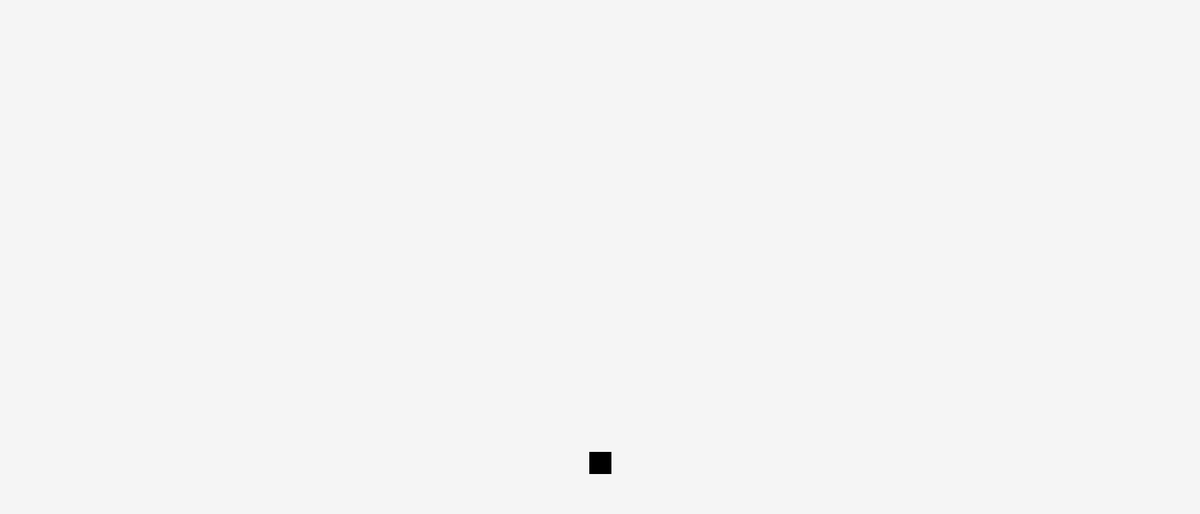
Frame 1 (no input)
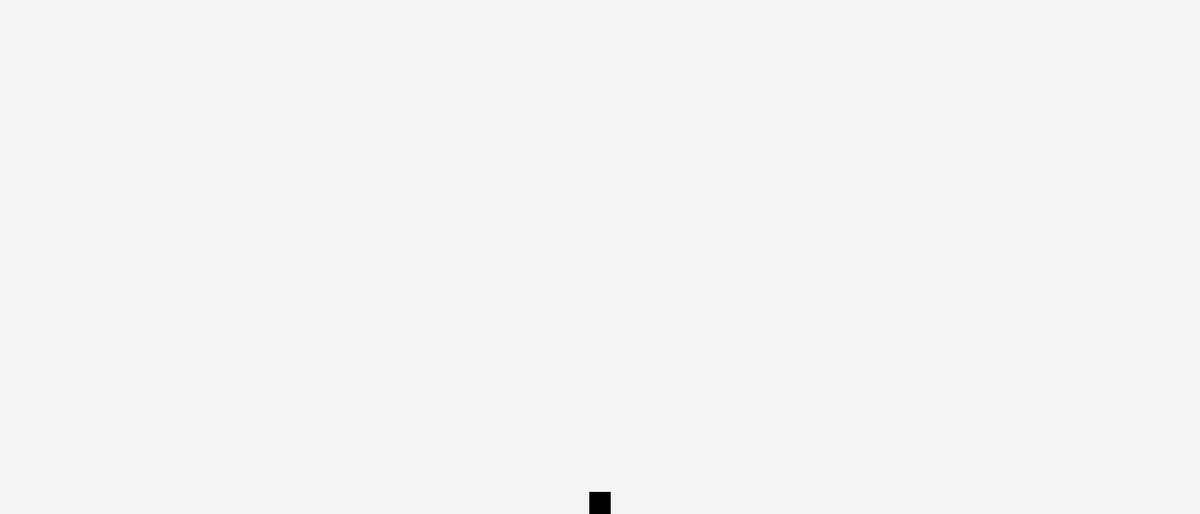
Frame 60 (the mouse pressed at the canvas centre just before this capture)
Frame 120 (the mouse held since frame 60 and released just before this capture): identical to frame 60, image omitted

The Processing sketch that drew these frames (run headless with seeded random() and noise(); from frame 60 on, the mouse is pressed at the canvas centre):

// Processing sketch: bouncy_thing
// ── bouncy_thing.pde
Cube player = new Cube();

float dt = 0.02;

void setup(){
  
  player.x = width/2;
  player.y = 0.9*height;

  size(1680, 720);
  
  frameRate(30);
}



void draw(){
  background(245);
  
  player.update(dt);
  player.draw();
}
// ── cube.pde

class Cube{
  float x;
  float y;
  float vx;
  float vy;
  float ax;
  float ay;
  
  FloatList axList;
  FloatList ayList;
  
  float w;
  float h;
  
  float wf;
  float hf;
  
  Cube(){
    x = width/2;
    y = height/2;
    vx = 0;
    vy = 0;
    ax = 0;
    ay = 0;
    
    w = 30;
    h = 30;
    
    axList = new FloatList();
    ayList = new FloatList();
  }
  
  void update(float dt){
    
    if (axList.size() != 0) {
      ax = axList.remove(0);
    }else{
      ax = 0;
    }
    
    if (ayList.size() != 0) {
      ay = ayList.remove(0);
    }else{
      ay = 0;
    }
    
    //hf = pow(2, -ay/2000);
    hf = pow(2, abs(vy)/500) * pow(2, -abs(vx)/500);
    wf = 1/hf;
    w = wf * 30;
    h = hf * 30;
    
    vx += dt * (ax - 0.5*vx);
    vy += dt * (ay + 500 - 0.5*vy);
    x += dt * vx;
    y += dt * vy;
    
    
    if (x - w/2 < 0) {
      x = w/2;
      vx *= -0.4;
    }
    if (x + w/2 > width) {
      x = width - w/2;
      vx *= -0.4;
    }
    
    if (y - h/2 < 0) {
      y = h/2;
      vy *= -0.4;
    }
    if (y + h/2 > height) {
      y = height - h/2;
      vy *= -0.4;
    }
    
  
  }
  
  void draw(){
    stroke(0);
    fill(0);/*
    float newW = wf * w;
    float newH = hf * h;
    rect(x - newW/2, y - newH/2, newW, newH);*/
    rect(x - w/2, y - h/2, w, h);
  }
  
  void addJump(){
    float f = 0;
    for (float i = 0; i < 8; i += 0.25) {
      f = 3*i*i*pow(2.718281828, -i) - 3.25*i*pow(2.718281828, -i);
      ayList.append(-2000*f);
    }
  }
  
  void moveSideways(char keyy){
    if (keyy == 'a') {
      axList.append(-1000);
    }
    if (keyy == 'd') {
      axList.append(1000);
    }
    
  }
  
}
// ── input.pde


void keyPressed(){
  if (key == ' ') {
    player.addJump();
  }
  
  player.moveSideways(key);
  
}
